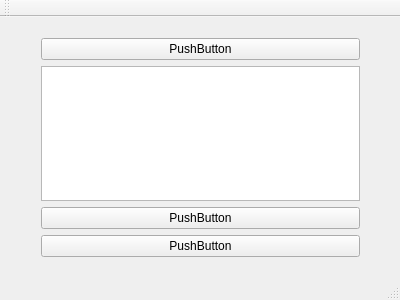
<?xml version="1.0" encoding="UTF-8"?>
<ui version="4.0">
 <class>MainWindow</class>
 <widget class="QMainWindow" name="MainWindow">
  <property name="geometry">
   <rect>
    <x>0</x>
    <y>0</y>
    <width>400</width>
    <height>300</height>
   </rect>
  </property>
  <property name="windowTitle">
   <string>MainWindow</string>
  </property>
  <widget class="QWidget" name="centralWidget">
   <widget class="QWidget" name="verticalLayoutWidget">
    <property name="geometry">
     <rect>
      <x>30</x>
      <y>10</y>
      <width>341</width>
      <height>241</height>
     </rect>
    </property>
    <layout class="QVBoxLayout" name="verticalLayout">
     <item>
      <widget class="QPushButton" name="pushButton">
       <property name="text">
        <string>PushButton</string>
       </property>
      </widget>
     </item>
     <item>
      <spacer name="verticalSpacer">
       <property name="orientation">
        <enum>Qt::Vertical</enum>
       </property>
       <property name="sizeHint" stdset="0">
        <size>
         <width>20</width>
         <height>40</height>
        </size>
       </property>
      </spacer>
     </item>
     <item>
      <widget class="QTextEdit" name="textEdit"/>
     </item>
     <item>
      <widget class="QPushButton" name="pushButton_2">
       <property name="text">
        <string>PushButton</string>
       </property>
      </widget>
     </item>
     <item>
      <spacer name="verticalSpacer_2">
       <property name="orientation">
        <enum>Qt::Vertical</enum>
       </property>
       <property name="sizeHint" stdset="0">
        <size>
         <width>20</width>
         <height>40</height>
        </size>
       </property>
      </spacer>
     </item>
     <item>
      <widget class="QPushButton" name="pushButton_3">
       <property name="text">
        <string>PushButton</string>
       </property>
      </widget>
     </item>
    </layout>
   </widget>
  </widget>
  <widget class="QMenuBar" name="menuBar">
   <property name="geometry">
    <rect>
     <x>0</x>
     <y>0</y>
     <width>400</width>
     <height>21</height>
    </rect>
   </property>
  </widget>
  <widget class="QToolBar" name="mainToolBar">
   <attribute name="toolBarArea">
    <enum>TopToolBarArea</enum>
   </attribute>
   <attribute name="toolBarBreak">
    <bool>false</bool>
   </attribute>
  </widget>
  <widget class="QStatusBar" name="statusBar"/>
 </widget>
 <layoutdefault spacing="6" margin="11"/>
 <resources/>
 <connections/>
</ui>
